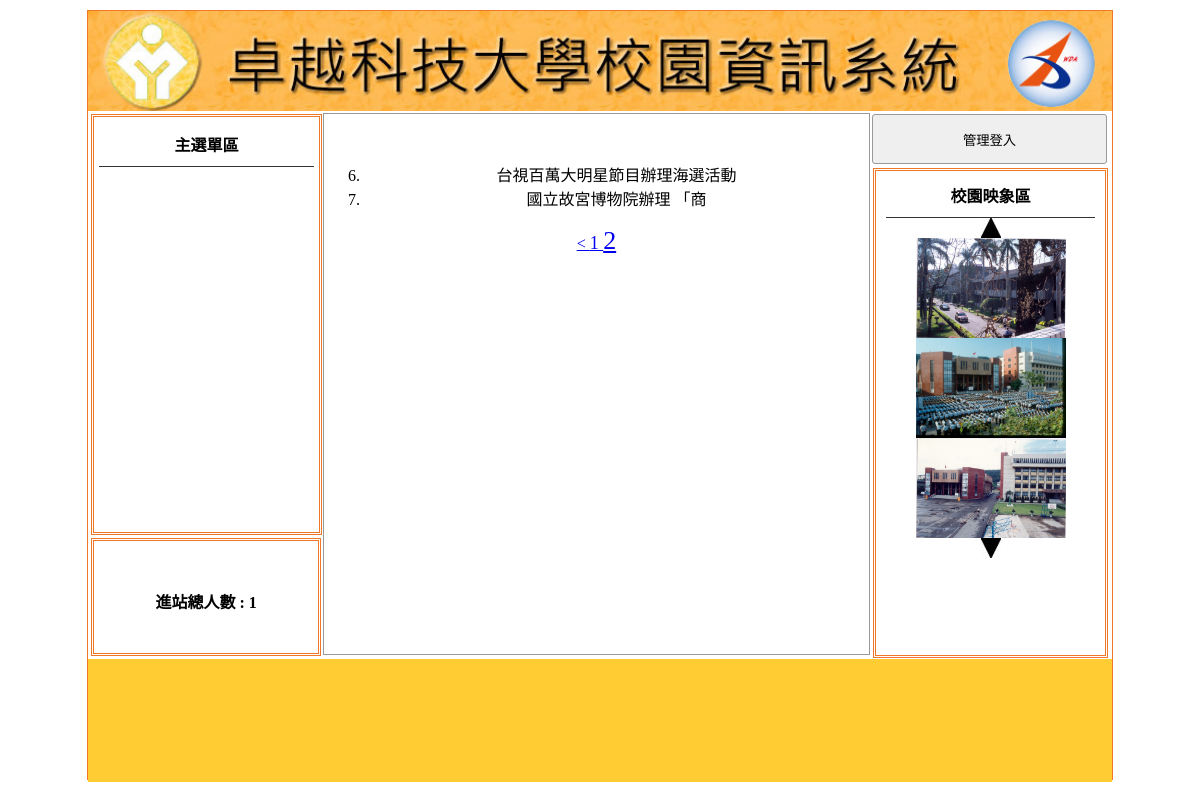
The app's page /?do=news&p=2 with its own data.
### tables this page shows
CREATE TABLE `title` (
  `id` int(11) NOT NULL,
  `text` text NOT NULL,
  `img` text NOT NULL,
  `sh` int(1) NOT NULL DEFAULT 0
);

CREATE TABLE `news` (
  `id` int(11) NOT NULL,
  `text` text NOT NULL,
  `img` text NOT NULL,
  `sh` int(1) NOT NULL DEFAULT 1
);

CREATE TABLE `image` (
  `id` int(11) NOT NULL,
  `text` text NOT NULL,
  `img` text NOT NULL,
  `sh` int(1) NOT NULL DEFAULT 1
);

### api/db.php (called while the page is built, shortened)
<?php
class db{
    protected $table;
    protected   $pdo;
    protected   $dsn="mysql:host=localhost;charset=utf8;dbname=db03_z01l2;";
    public function __construct($table) {
        $this->table = $table;
        $this->pdo=new pdo($this->dsn,'root','');
    }
    function fetchAll($sql){
        return $this->pdo->query($sql)->fetchAll(PDO::FETCH_ASSOC);
    }
    function fetchOne($sql){
        return $this->pdo->query($sql)->fetch(PDO::FETCH_ASSOC);
    }
    function a2s($array){
        $tmp=[];
        foreach ($array as $key => $val) {
            $tmp[]="`$key`='$val'";
        }
        return $tmp;
    }
    function all(...$array){
        $sql = " SELECT * FROM $this->table ";
        if(!empty($array[0])){
            if(is_array($array[0])){
                $where= $this->a2s($array[0]);
                $sql .= " where ".join(" && ",$where);
            }else{
                $sql .= $array[0];
            }
        }if(!empty($array[1])){
            $sql .= $array[1];
        }
        return $this->fetchAll($sql);
    }
    function find($id){
        $sql = " SELECT * FROM $this->table ";
        if(is_array($id)){
            $where= $this->a2s($id);
            $sql .= " where ".join(" && ",$where);
        }else{
            $sql .= " where `id`='$id' ";
        }
        return $this->fetchOne($sql);
    }
    function count(...$array){
        $sql = " SELECT count(*) FROM $this->table ";
        return $this->pdo->query($sql)->fetchColumn();
    }
}
$Title=new db("title");
$Image=new db("image");
$News=new db("news");

### index.php (the view, shortened to what this page needs)
<?php
include_once "./api/db.php";
?>
<!DOCTYPE html
    PUBLIC "-//W3C//DTD XHTML 1.0 Transitional//EN" "http://www.w3.org/TR/xhtml1/DTD/xhtml1-transitional.dtd">
<html xmlns="http://www.w3.org/1999/xhtml">
<head>
    <link href="./css/css.css" rel="stylesheet" type="text/css">
</head>
<body>
    <div id="main">
        <a title="" href="index.php">
            <div class="ti" style="background:url('./upload/<?=$Title->find(['sh'=>1])['img'];?>'); background-size:cover;"></div>
        </a>
        <div id="ms">
            <div id="lf" style="float:left;">
                <div id="menuput" class="dbor">
                    <span class="t botli">主選單區</span>
                </div>
                <div class="dbor" style="margin:3px; width:95%; height:20%; line-height:100px;">
                    <span class="t">進站總人數 :
                        1 </span>
                </div>
            </div>
		<?php
		    $do=$_GET['do']??'main';
		    $file="./front/$do.php";
		    if(file_exists($file)){
		    include $file;
		    }else{
		    include "./front/main.php";
		    }
		?>
            <div class="di di ad" style="height:540px; width:23%; padding:0px; margin-left:22px; float:left; ">
				<?php
                if(isset($_SESSION['user'])):
				?>
                <button style="width:100%; margin-left:auto; margin-right:auto; margin-top:2px; height:50px;"
                    onclick="lo('admin.php?do=title')">返回管理</button>
                <?php else: ?>
                <button style="width:100%; margin-left:auto; margin-right:auto; margin-top:2px; height:50px;"
                 onclick="lo('?do=login')">管理登入</button>
                <?php endif; ?>
                <div style="width:89%; height:480px;" class="dbor cent">
                    <span class="t botli">校園映象區</span>
                    <div class="cent">
                        <img src="./icon/up.jpg" onclick="pp(1)">
                    </div>
                    <?php
                    $images=$Image->all(['sh'=>1]);
                    foreach ($images as $idx => $img) :
                    ?>
                    <img src="./upload/<?=$img['img'];?>" class="im" id=ssaa<?=$idx?> style="width: 150px;height:100px;">
                    <?php endforeach;?>
                    <div class="cent">
                        <img src="./icon/dn.jpg" onclick="pp(2)">
                    </div>
                </div>
            </div>
        </div>
        <div
            style="width:1024px; left:0px; position:relative; background:#FC3; margin-top:4px; height:123px; display:block;">
            <span class="t" style="line-height:123px;"></span>
        </div>
    </div>
</body>
</html>

### front/news.php (shortened to what this page needs)
<?php
$total=$News->count();
$div=5;
$now=$_GET['p']??1;
$pages=ceil($total/$div);
$start=($now-1)*$div;
$all_news=$News->all(['sh'=>1]," limit $start,$div ");
?>
<div class="di"
    style="height:540px; border:#999 1px solid; width:53.2%; margin:2px 0px 0px 0px; float:left; position:relative; left:20px;">
    <marquee scrolldelay="120" direction="left" style="position:absolute; width:100%; height:40px;">
    </marquee>
    <div style="height:32px; display:block;">
    </div>
    <div style="text-align:center;">
        <ol class="ssaa" style="list-style-type:decimal;" start="<?=$start+1?>">
            <?php
    foreach ($all_news as $news) :
    ?>
            <li>
                <?=mb_substr($news['text'],0,15);?>
            </li>
            <?php
    endforeach ;
    ?>
        </ol>
    </div>
    <div class="cent">
        <?php
            if($now-1>0){
                echo "<a href='?do=news&p=".($now-1)."'> < </a>";
            }
            for ($i=1; $i<=$pages; $i++) {
                $size=($now==$i)?'26px':'18px';
                echo "<a href='?do=news&p=$i' style='font-size: $size;'> $i </a>";
            }
            ?>
    </div>
</div>

### css/css.css (style rules this page uses)
body { padding:0px; margin:0px; }
#main { width:1024px; height:768px; margin:10px auto 10px auto; border:#EE7728 1px solid; position:relative; }
.ti { width:100%; height:100px; position:relative; background-size:cover; background-repeat:no-repeat; }
.dbor { border:#EE7728 double 3px; margin:1px; padding:2px 10px 2px 10px; }
.t { font-weight:800; display:block; text-align:center; padding:10px 1px 10px 1px; }
.botli { border-bottom:#333 1px solid; }
#lf { height:540px; width:21%; display:inline-block; }
#menuput { width:100%; height:75%; position:relative; padding:5px; display:block; margin: 3px; }
.di { display:inline-block; }
.ad { margin:1px; padding:2px 10px 2px 10px; }
.cent { text-align:center; }
input,button { border:#999 1px solid; border-radius:3px; background:#EFEFEF; padding:5px; margin:3px; }

### records on screen
title: img (picture)
news: text "台視百萬大明星節目辦理海選活動"
news: text "國立故宮博物院辦理 「商"
image: img (picture)
image: img (picture)
image: img (picture)
